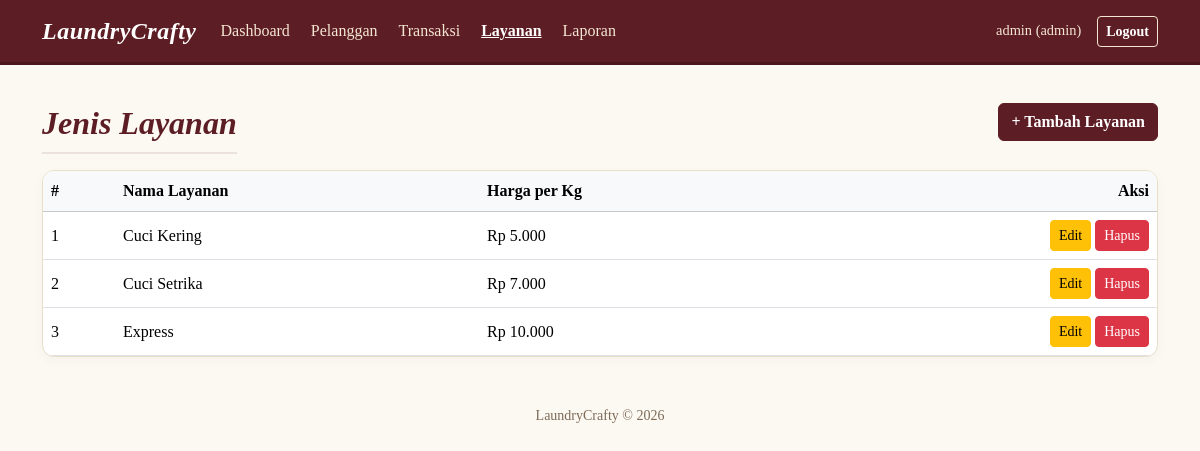
The page /layanan.php (signed in) on the database its author committed.
### tables this page shows
CREATE TABLE layanan (
    id_layanan    INT NOT NULL AUTO_INCREMENT,
    nama_layanan  VARCHAR(64) NOT NULL,
    harga_per_kg  INT NOT NULL,
    PRIMARY KEY (id_layanan)
);

### config.php (called while the page is built, shortened)
<?php
function e($s): string
{
    return htmlspecialchars((string)$s, ENT_QUOTES, 'UTF-8');
}
function rupiah($n): string
{
    return 'Rp ' . number_format((float)$n, 0, ',', '.');
}

### layanan.php (the view, shortened to what this page needs)
<?php
require 'config.php';
$rows = $db->query('SELECT * FROM layanan ORDER BY nama_layanan');
include 'header.php';
?>
<div class="d-flex justify-content-between align-items-center mb-3">
    <h3 class="mb-0">Jenis Layanan</h3>
    <a href="layanan-form.php" class="btn btn-primary">+ Tambah Layanan</a>
</div>
<div class="card"><div class="table-responsive">
<table class="table table-hover mb-0 align-middle">
    <thead class="table-light">
        <tr><th>#</th><th>Nama Layanan</th><th>Harga per Kg</th><th class="text-end">Aksi</th></tr>
    </thead>
    <tbody>
    <?php $no = 1; while ($r = $rows->fetch_assoc()): ?>
        <tr>
            <td><?= $no++ ?></td>
            <td><?= e($r['nama_layanan']) ?></td>
            <td><?= rupiah($r['harga_per_kg']) ?></td>
            <td class="text-end">
                <a href="layanan-form.php?id=<?= (int)$r['id_layanan'] ?>" class="btn btn-sm btn-warning">Edit</a>
                <form action="layanan-proses.php" method="post" class="d-inline"
                      onsubmit="return confirm('Hapus layanan ini?')">
                    <button class="btn btn-sm btn-danger">Hapus</button>
                </form>
            </td>
        </tr>
    <?php endwhile; ?>
    </tbody>
</table>
</div></div>
<?php include 'footer.php'; ?>

### header.php (style rules this page uses)
body { background-color: #fcf8f2 !important; font-family: 'Georgia', 'Times New Roman', serif; color: #2b2b2b; }
h3, .judul-halaman { font-style: italic; font-weight: bold; color: #5c1d24; margin-top: 15px; font-size: 2rem; border-bottom: 2px solid rgba(92, 29, 36, 0.1); padding-bottom: 10px; }
.card { background-color: #ffffff !important; border: 1px solid #e8dec9 !important; border-radius: 12px !important; box-shadow: 0 4px 12px rgba(0, 0, 0, 0.03); overflow: hidden; }
.btn-primary { background-color: #5c1d24 !important; border-color: #5c1d24 !important; border-radius: 6px; font-weight: bold; }
.table { --bs-table-bg: transparent; color: #2b2b2b; }
.table-light { background-color: #f9f3ea !important; color: #5c1d24 !important; font-weight: bold; }

### rows shown on the page
layanan: nama_layanan "Cuci Kering", harga_per_kg "Rp 5.000"
layanan: nama_layanan "Cuci Setrika", harga_per_kg "Rp 7.000"
layanan: nama_layanan "Express", harga_per_kg "Rp 10.000"

### other values the page prints
$_SESSION['user']['username'] "admin"
$_SESSION['user']['role'] "admin"
